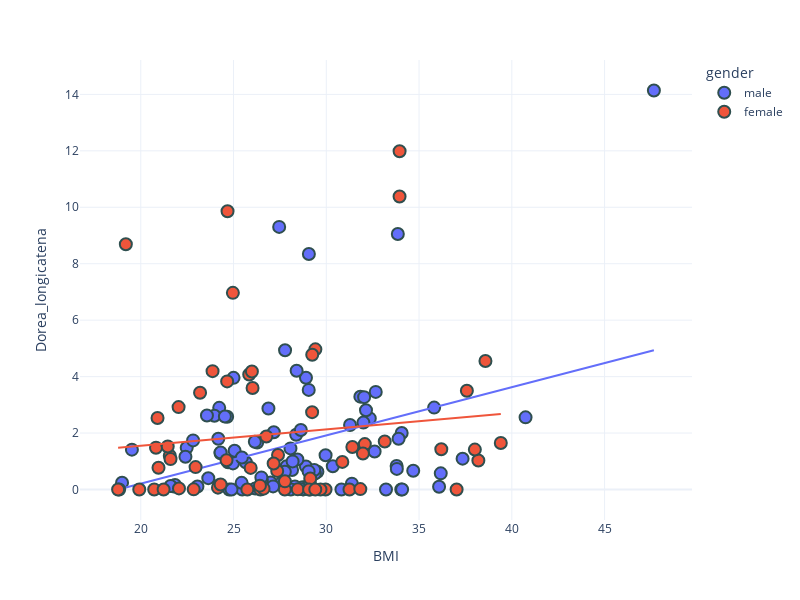

The code cell stored with this chart in its notebook:
### Code cell
fig = px.scatter(df, x="BMI", y="Dorea_longicatena", color='gender',
                hover_data=['country', 'subject_id', 'BMI', 'gender', 'age_category'], 
                template='plotly_white', width=800, height=600, trendline='ols')
fig.update_traces(marker=dict(size=12,
                              line=dict(width=2,
                                        color='DarkSlateGrey')),
                  selector=dict(mode='markers'))
fig.show()
